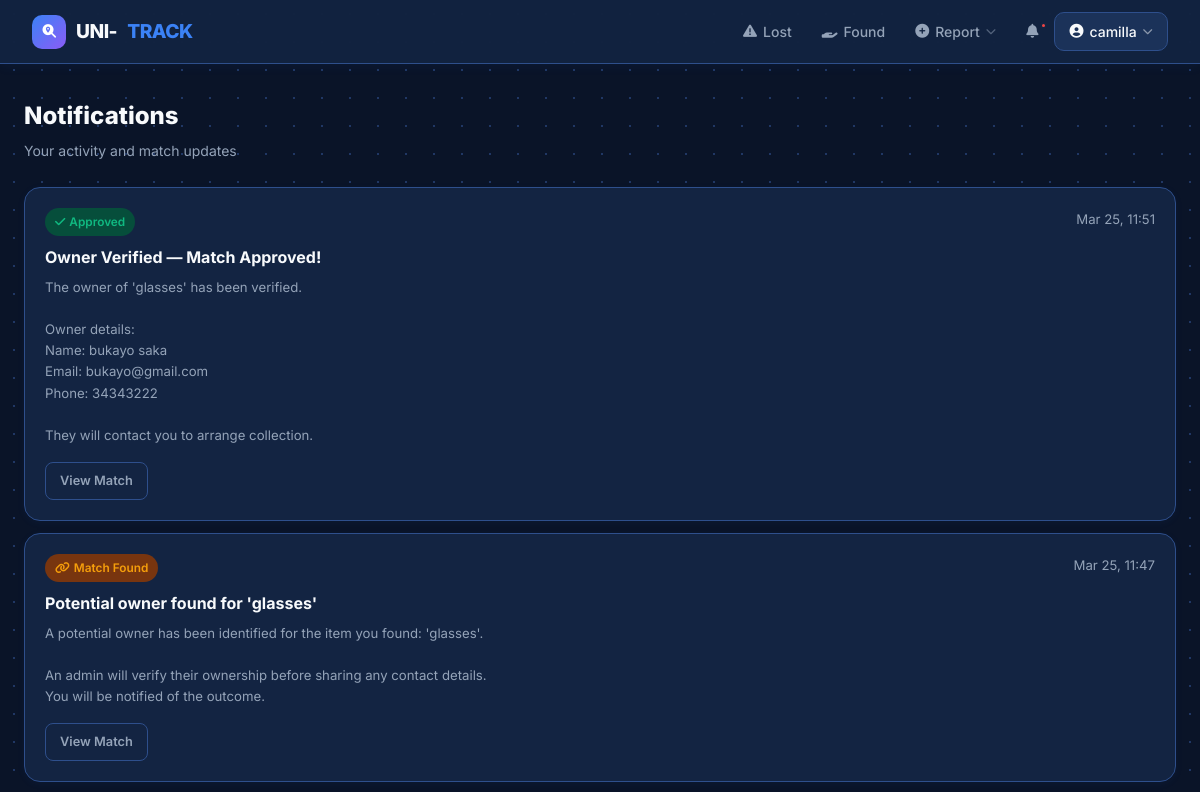
Page /notifications/ (signed in, upper part) on the earlier database version.
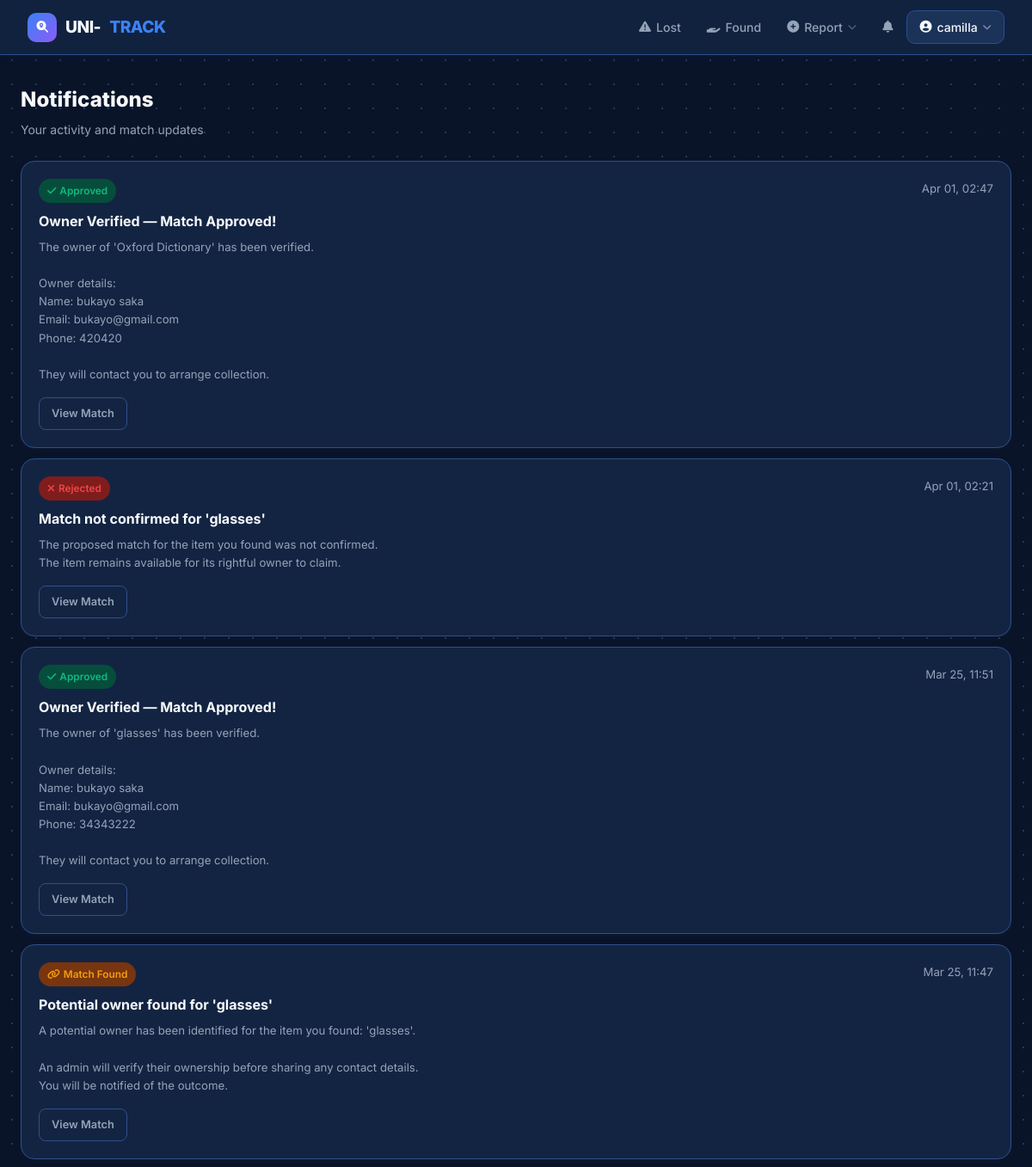
Same page on the later database version.
### items/models.py (models this page shows, shortened)
class Notification(models.Model):
    TYPE_CHOICES = [
        ('match_found', 'Potential Match Found'),
        ('match_approved', 'Match Approved'),
        ('match_rejected', 'Match Rejected'),
        ('item_returned', 'Item Returned'),
        ('new_lost', 'New Lost Item Posted'),
        ('new_found', 'New Found Item Posted'),
        ('fraud_alert', 'Fraud Alert'),
    ]
    recipient = models.ForeignKey(settings.AUTH_USER_MODEL, on_delete=models.CASCADE, related_name='notifications')
    notification_type = models.CharField(max_length=30, choices=TYPE_CHOICES)
    title = models.CharField(max_length=200)
    message = models.TextField()
    is_read = models.BooleanField(default=False)
    related_match = models.ForeignKey(ItemMatch, on_delete=models.SET_NULL, null=True, blank=True)
    created_at = models.DateTimeField(auto_now_add=True)
    class Meta:
        ordering = ['-created_at']

### items/views.py (the view)
# urls.py: path('notifications/', views.notifications, name='notifications'),
@login_required
def notifications(request):
    notifs = Notification.objects.filter(recipient=request.user)
    notifs.filter(is_read=False).update(is_read=True)
    return render(request, 'items/notifications.html', {'notifications': notifs})

### accounts/models.py (called while the page is built)
    @property
    def is_admin_user(self):
        return self.role == 'admin' or self.is_staff or self.is_superuser

### templates/items/notifications.html (shortened to what this page needs)
{% extends 'base.html' %}
{% block content %}
<div class="section-head animate-up">
  <div><div class="section-title">Notifications</div><div class="section-sub">Your activity and match updates</div></div>
</div>
{% if notifications %}
<div style="display:flex;flex-direction:column;gap:0.75rem;">
  {% for notif in notifications %}
  <div class="card animate-up" style="{% if not notif.is_read %}border-left:3px solid var(--primary);{% endif %}">
    <div class="card-body" style="padding:1.25rem;">
      <div style="display:flex;justify-content:space-between;align-items:start;gap:1rem;">
        <div style="flex:1;">
          <div style="display:flex;align-items:center;gap:8px;margin-bottom:8px;">
            {% if notif.notification_type == 'match_found' %}<span class="badge badge-warning"><i class="fas fa-link"></i> Match Found</span>
            {% elif notif.notification_type == 'match_approved' %}<span class="badge badge-success"><i class="fas fa-check"></i> Approved</span>
            {% elif notif.notification_type == 'match_rejected' %}<span class="badge badge-danger"><i class="fas fa-times"></i> Rejected</span>
            {% elif notif.notification_type == 'fraud_alert' %}<span class="badge badge-danger"><i class="fas fa-exclamation-triangle"></i> Fraud Alert</span>
            {% else %}<span class="badge badge-muted">{{ notif.get_notification_type_display }}</span>{% endif %}
          </div>
          <div style="font-weight:700;margin-bottom:6px;">{{ notif.title }}</div>
          <p class="small text-muted" style="white-space:pre-line;line-height:1.6;margin:0;">{{ notif.message }}</p>
          {% if notif.related_match %}
          <a href="{% url 'match_detail' notif.related_match.pk %}" class="btn btn-outline btn-sm mt-2">View Match</a>
          {% endif %}
        </div>
        <div class="small text-muted" style="white-space:nowrap;">{{ notif.created_at|date:"M d, H:i" }}</div>
      </div>
    </div>
  </div>
  {% endfor %}
</div>
{% else %}
<div class="empty-state animate-up">
  <i class="fas fa-bell-slash"></i>
  <h5>No notifications yet</h5>
  <p>We'll let you know when there's a match for your items.</p>
</div>
{% endif %}
{% endblock %}

### templates/base.html (shortened to what this page needs)
<!DOCTYPE html>
<html lang="en">
<head>
  <link rel="stylesheet" href="https://cdnjs.cloudflare.com/ajax/libs/font-awesome/6.4.0/css/all.min.css">
</head>
<body>
<nav class="navbar">
  <a href="{% url 'home' %}" class="nav-brand">
    <div class="brand-icon"><i class="fas fa-search-location" style="color:white;font-size:0.85rem;"></i></div>
    UNI-<span>TRACK</span>
  </a>
  <ul class="nav-links" id="navLinks">
    <li><a href="{% url 'lost_items' %}"><i class="fas fa-exclamation-triangle"></i> Lost</a></li>
    <li><a href="{% url 'found_items' %}"><i class="fas fa-hand-holding"></i> Found</a></li>
    {% if user.is_authenticated %}
    <li class="nav-dropdown">
      <a href="#"><i class="fas fa-plus-circle"></i> Report <i class="fas fa-chevron-down" style="font-size:.65rem;opacity:.5;"></i></a>
    </li>
    <li class="notif-wrap">
      <a href="{% url 'notifications' %}"><i class="fas fa-bell"></i>
        <span class="notif-dot" id="notifDot"></span>
      </a>
    </li>
    <li class="nav-dropdown">
      <a href="#" class="nav-pill">
        <i class="fas fa-user-circle"></i> {{ user.first_name|default:user.username }}
        <i class="fas fa-chevron-down" style="font-size:.65rem;opacity:.5;"></i>
      </a>
    </li>
    {% else %}
    <li><a href="{% url 'login' %}">Login</a></li>
    <li><a href="{% url 'register' %}" class="nav-cta"><i class="fas fa-user-plus"></i> Sign Up</a></li>
    {% endif %}
  </ul>
</nav>
<div class="main-container">
  {% block content %}{% endblock %}
</div>
</body>
</html>

Differences in the rows shown:
added Notification: notification_type "match_approved" (drawn), title "Owner Verified — Match Approved!", message "The owner of 'Oxford Dictionary' has been verified. Owner details: Name: bukayo saka Email: bukayo@gmail.com Phone: 420420 They will contact you to arrange collection.", shows "View Match", created_at "Apr 01, 02:47"
added Notification: notification_type "match_rejected" (drawn), title "Match not confirmed for 'glasses'", message "The proposed match for the item you found was not confirmed. The item remains available for its rightful owner to claim.", shows "View Match", created_at "Apr 01, 02:21"
